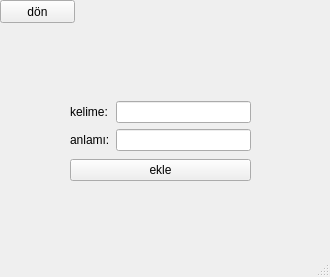
<?xml version="1.0" encoding="UTF-8"?>
<ui version="4.0">
 <class>EklePage</class>
 <widget class="QMainWindow" name="EklePage">
  <property name="geometry">
   <rect>
    <x>0</x>
    <y>0</y>
    <width>330</width>
    <height>277</height>
   </rect>
  </property>
  <property name="windowTitle">
   <string>MainWindow</string>
  </property>
  <widget class="QWidget" name="centralwidget">
   <widget class="QWidget" name="layoutWidget">
    <property name="geometry">
     <rect>
      <x>70</x>
      <y>100</y>
      <width>181</width>
      <height>81</height>
     </rect>
    </property>
    <layout class="QGridLayout" name="gridLayout_2">
     <item row="0" column="0">
      <widget class="QSplitter" name="splitter">
       <property name="orientation">
        <enum>Qt::Horizontal</enum>
       </property>
       <widget class="QWidget" name="layoutWidget">
        <layout class="QGridLayout" name="gridLayout">
         <item row="0" column="0">
          <layout class="QVBoxLayout" name="verticalLayout_2">
           <item>
            <widget class="QLabel" name="label">
             <property name="text">
              <string>kelime:</string>
             </property>
            </widget>
           </item>
           <item>
            <widget class="QLabel" name="label_2">
             <property name="text">
              <string>anlamı:</string>
             </property>
            </widget>
           </item>
          </layout>
         </item>
         <item row="0" column="1">
          <layout class="QVBoxLayout" name="verticalLayout">
           <item>
            <widget class="QLineEdit" name="lineEdit"/>
           </item>
           <item>
            <widget class="QLineEdit" name="lineEdit_2"/>
           </item>
          </layout>
         </item>
        </layout>
       </widget>
      </widget>
     </item>
     <item row="1" column="0">
      <widget class="QPushButton" name="addButton">
       <property name="text">
        <string>ekle</string>
       </property>
      </widget>
     </item>
    </layout>
   </widget>
   <widget class="QPushButton" name="donBtn">
    <property name="geometry">
     <rect>
      <x>0</x>
      <y>0</y>
      <width>75</width>
      <height>23</height>
     </rect>
    </property>
    <property name="text">
     <string>dön</string>
    </property>
   </widget>
  </widget>
  <widget class="QStatusBar" name="statusbar"/>
 </widget>
 <resources/>
 <connections/>
</ui>
